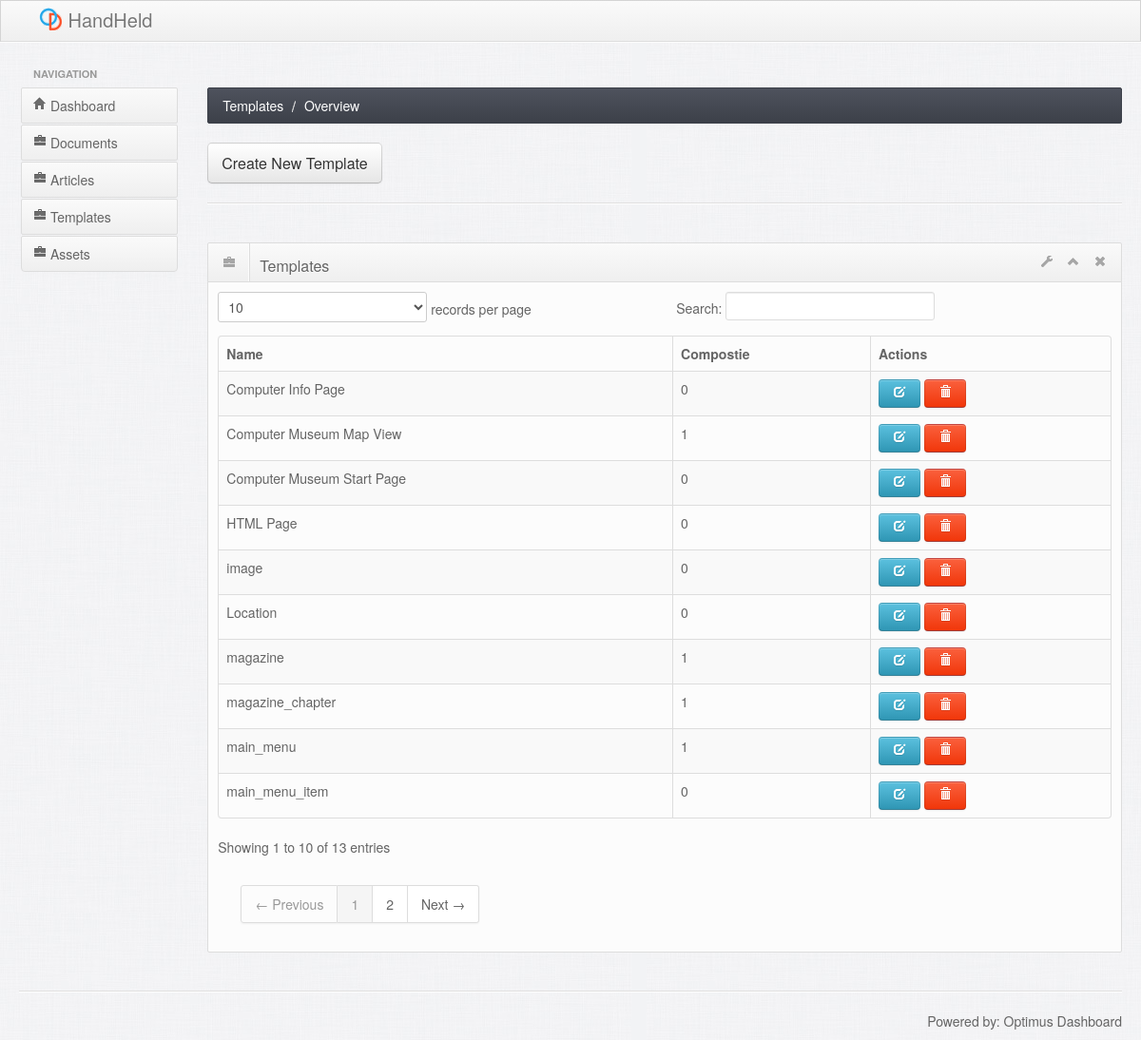
/templates/, run on the app's committed database.
### tables this page shows
CREATE TABLE "template" ("id" INTEGER PRIMARY KEY ASC,name TEXT DEFAULT NULL,"isComposite" INTEGER);

### application/controllers/templates.php (called while the page is built, shortened)
<?php
class Templates extends CI_Controller {
  public function __construct()
  {
    $this->load->model('Article_model');
    $this->load->model('Template_model');
  }
  public function index($action = null)
  {
    $data['action'] = 'Overview';
    $data['templates'] = $this->Template_model->get_all_templates();
    $this->load->view('partials/header', $data);
    $this->load->view('partials/leftmenu', $data);
    $this->load->view('templates/partials/contentheader', $data);
    $this->load->view('templates/index.php', $data);
    $this->load->view('partials/footer', $data);
  }
}

### index.php (called while the page is built, shortened)
<?php
require_once BASEPATH.'core/CodeIgniter.php';

### application/views/templates/index.php (called while the page is built)
<?php $this->load->view('templates/partials/'.strtolower($action)) ; ?>

### application/models/template_model.php (called while the page is built, shortened)
<?php
class Template_model extends CI_Model {
  public function get_all_templates()
  {
    $this->db->select('*');
    $this->db->from('template');
    $query = $this->db->get();
    $data = $query->result();
    $templates = array();
    foreach($data as $item){
      $templates[$item->id] = $item;
    }
    return $templates;
  }
}

### application/views/templates/partials/overview.php (the view)
<div class="row-fluid">
  <div class="box span12">
    <div class="box-header" data-original-title>
      <h2><i class="icon-briefcase"></i><span class="break"></span>Templates</h2>
      <div class="box-icon">
        <a href="#" class="btn-setting"><i class="icon-wrench"></i></a>
        <a href="#" class="btn-minimize"><i class="icon-chevron-up"></i></a>
        <a href="#" class="btn-close"><i class="icon-remove"></i></a>
      </div>
    </div>
    <div class="box-content">
      <table class="table table-striped table-bordered bootstrap-datatable datatable">
        <thead>
        <tr>
          <th>Name</th>
          <th>Compostie</th>
          <th>Actions</th>
        </tr>
        </thead>
        <tbody>
        <?php foreach($templates as $template) : ?>
          <tr>
            <td><?php echo $template->name ?></td>
            <td class="center"><?php echo $template->isComposite ?></td>
            <td class="center">
              <a class="btn btn-info" href="edit/<?php echo $template->id ?>">
                <i class="icon-edit icon-white"></i>
              </a>
              <a class="btn btn-danger" href="delete/<?php echo $template->id ?>">
                <i class="icon-trash icon-white"></i>
              </a>
            </td>
          </tr>
        <?php endforeach ?>
        </tbody>
      </table>
    </div>
  </div>
</div>

### application/views/partials/header.php (shortened to what this page needs)
<!DOCTYPE html>
<html lang="en">
<head>
    <link id="bootstrap-style" href="<?php echo base_url() ; ?>css/bootstrap.css" rel="stylesheet">
    <link href="<?php echo base_url() ; ?>css/bootstrap-responsive.min.css" rel="stylesheet">
    <link id="base-style" href="<?php echo base_url() ; ?>css/style.css" rel="stylesheet">
    <link id="base-style-responsive" href="<?php echo base_url() ; ?>css/style-responsive.css" rel="stylesheet">
    <link rel="stylesheet" href="<?php echo base_url() ; ?>css/farbtastic.css" type="text/css" />
</head>
<body>
<div class="navbar">
    <div class="navbar-inner">
        <div class="container-fluid">
            <a class="brand" href="<?php echo base_url() ; ?>index.php"> <img alt="Optimus Dashboard" src="<?php echo base_url() ; ?>img/logo20.png" /> <span>HandHeld</span></a>
            </div>
        </div>
    </div>
<div id="under-header"></div>

### application/views/partials/leftMenu.php
<div class="container-fluid">
    <div class="row-fluid">
        <div class="span2 main-menu-span">
            <div class="nav-collapse sidebar-nav">
                <ul class="nav nav-tabs nav-stacked main-menu">
                    <li class="nav-header hidden-tablet">Navigation</li>
                    <li><a href="<?php echo base_url() ; ?>index.php"><i class="icon-home"></i><span class="hidden-tablet"> Dashboard</span></a></li>
                    <li><a href="<?php echo base_url() ; ?>documents/"><i class="icon-briefcase"></i><span class="hidden-tablet"> Documents</span></a></li>
                    <li><a href="<?php echo base_url() ; ?>articles/"><i class="icon-briefcase"></i><span class="hidden-tablet"> Articles</span></a></li>
                    <li><a href="<?php echo base_url() ; ?>templates/"><i class="icon-briefcase"></i><span class="hidden-tablet"> Templates</span></a></li>
                    <li><a href="<?php echo base_url() ; ?>assets/"><i class="icon-briefcase"></i><span class="hidden-tablet"> Assets</span></a></li>
                </ul>
            </div>
        </div>

### application/views/templates/partials/contentheader.php (shortened to what this page needs)
<div id="content" class="span10">
       <div>
           <ul class="breadcrumb">
               <li>
                   <a href="#">Templates</a> <span class="divider">/</span>
               </li>
               <li>
                   <a href="#"><?php echo $action ?></a>
               </li>
           </ul>
       </div>
       <div class="sortable row-fluid">
         <a  href="newTemplate"><button class="btn btn-large">Create New Template</button></a>
       </div>
       <hr>

### application/views/partials/footer.php (shortened to what this page needs)
</div>
</div>
<hr>
<footer>
    <p class="pull-right">Powered by: <a href="#">Optimus Dashboard</a></p>
</footer>
</div>
</body>
</html>

### data on the page
template: name "main_menu", isComposite "1"
template: name "main_menu_item", isComposite "0"
template: name "magazine", isComposite "1"
template: name "magazine_chapter", isComposite "1"
template: name "image", isComposite "0"
template: name "Location", isComposite "0"
template: name "Computer Info Page", isComposite "0"
template: name "Computer Museum Map View", isComposite "1"
template: name "Computer Museum Start Page", isComposite "0"
template: name "HTML Page", isComposite "0"

### other printed values
$action "Overview"
